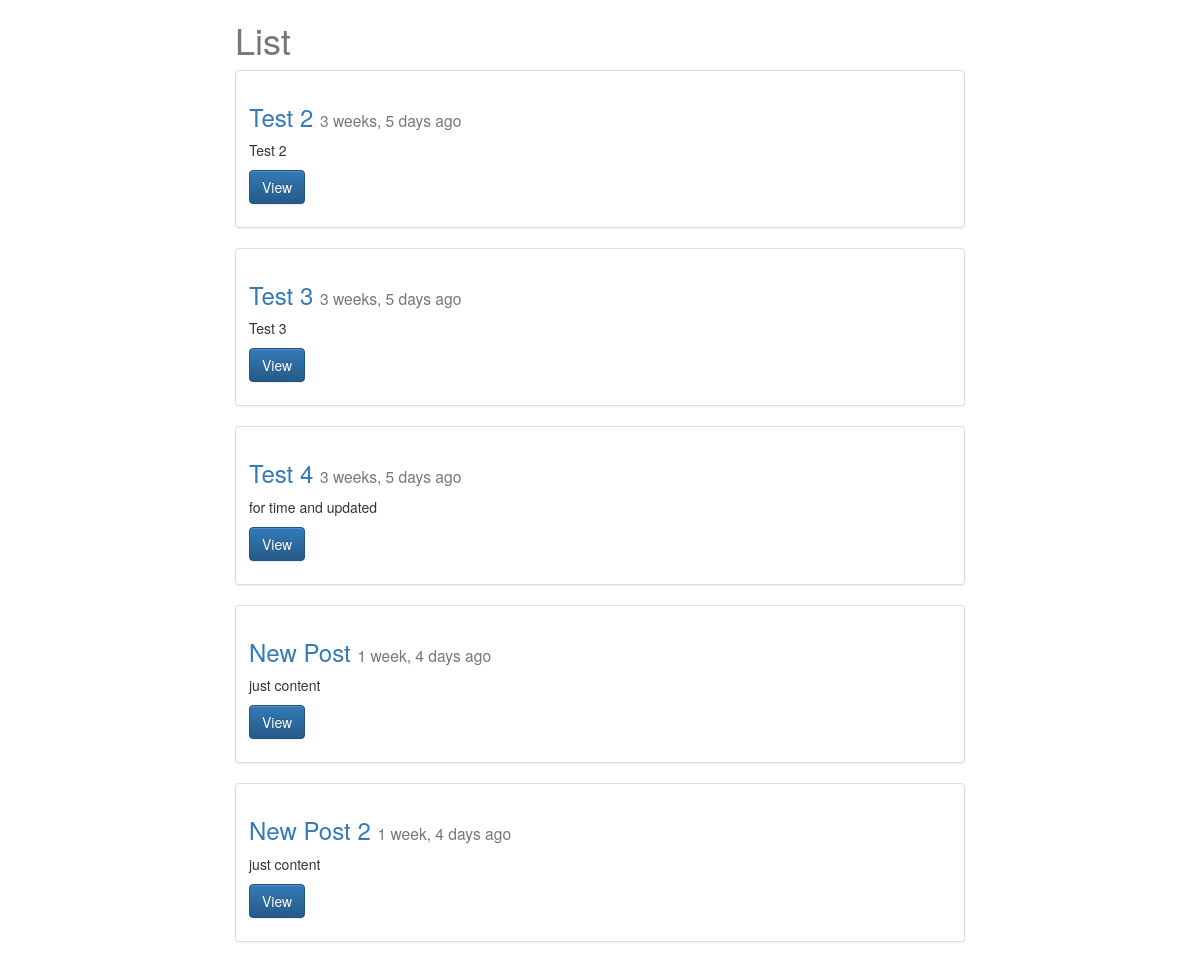
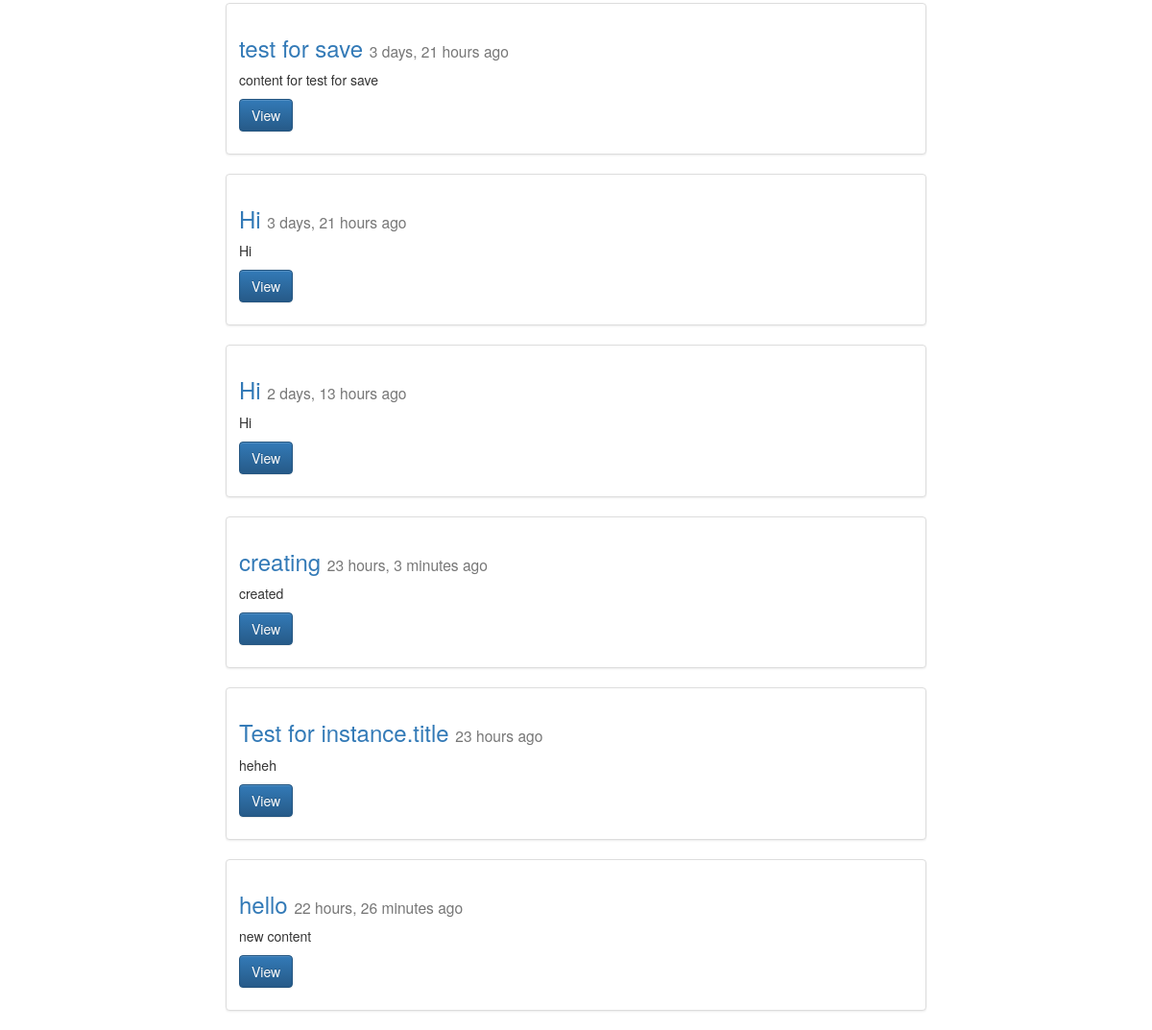
The app's page /posts/, older data (2 pictures, top to bottom).
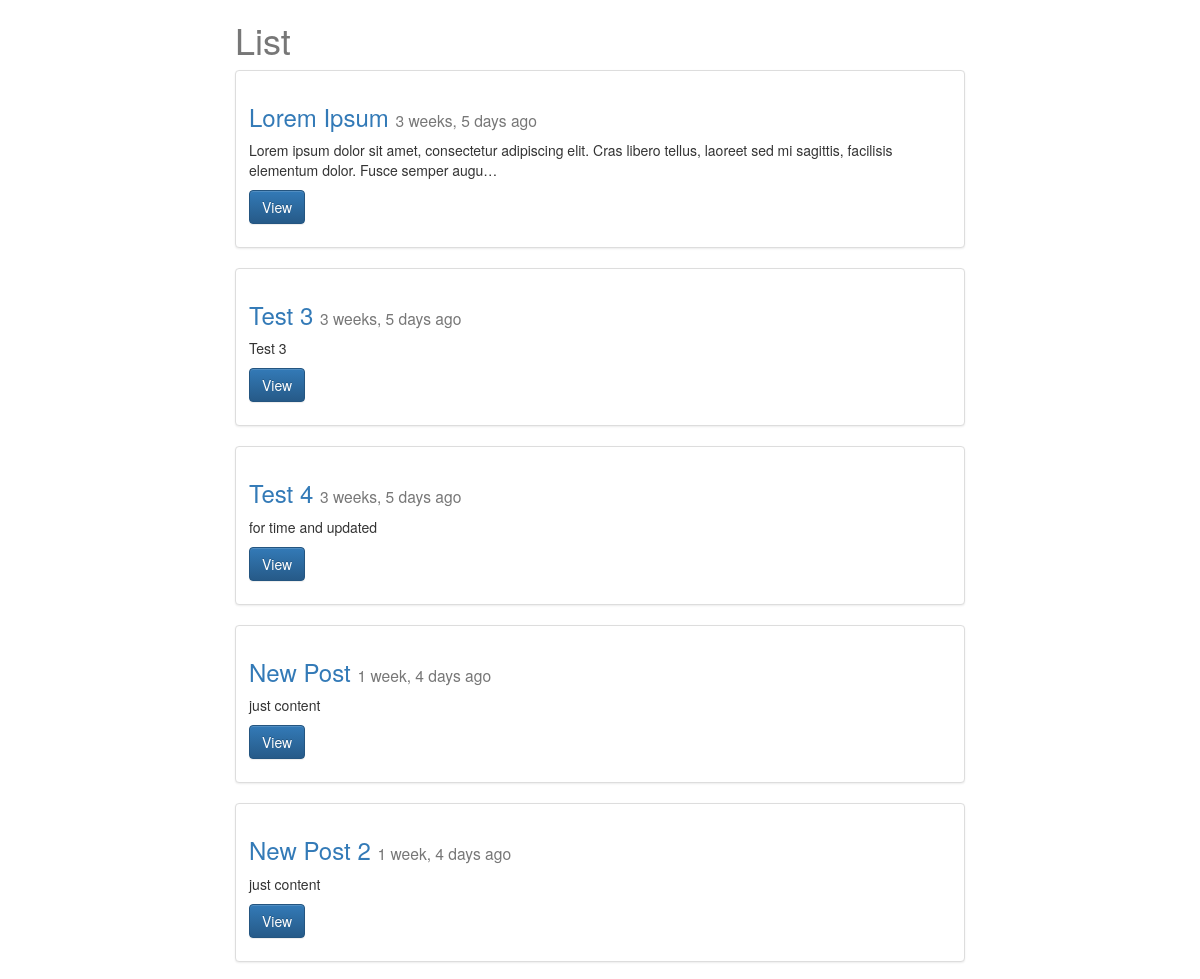
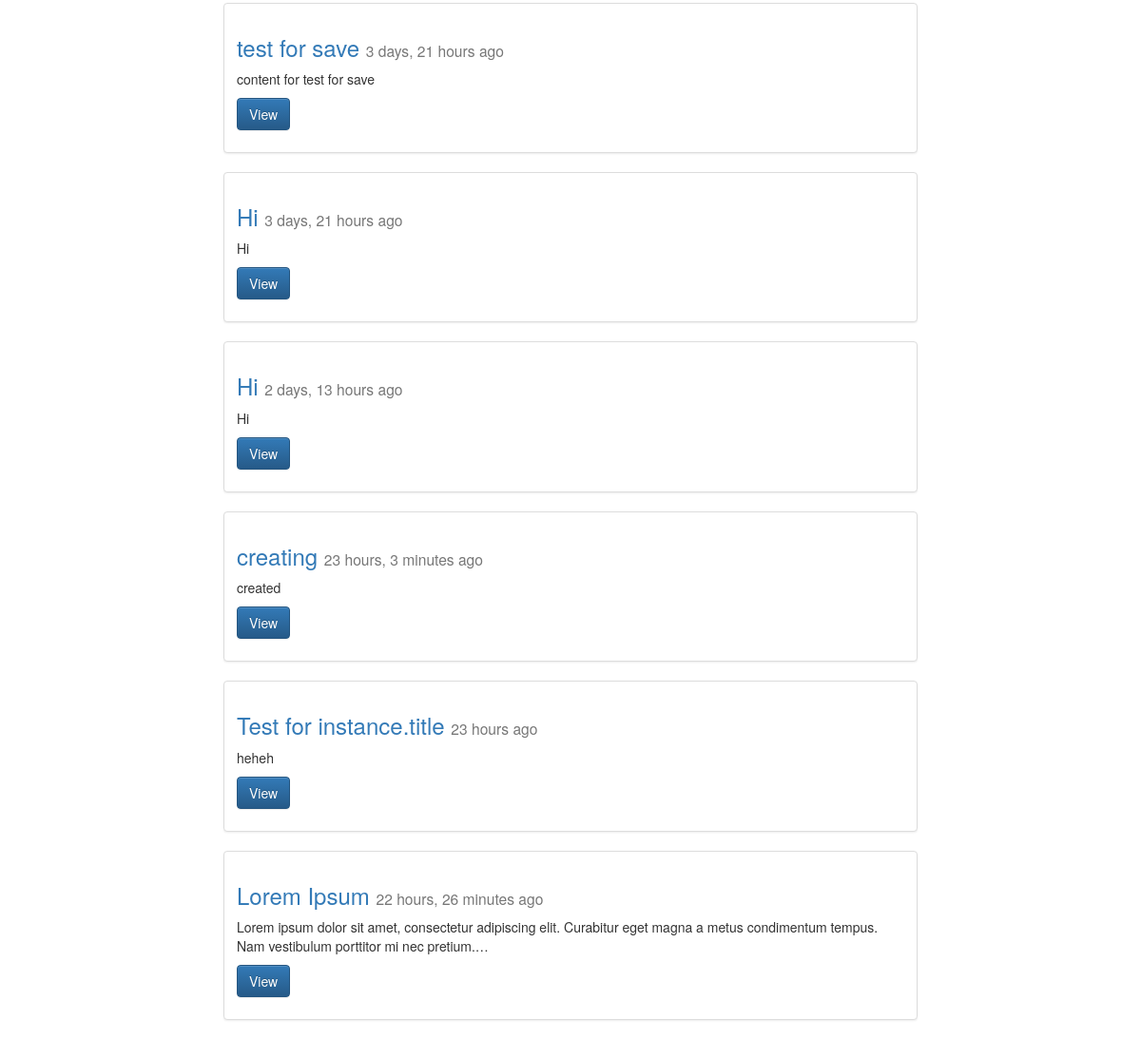
The same page, newer data (2 pictures, top to bottom).
### posts/models.py (models this page shows, shortened)
class Post(models.Model):
	title = models.CharField(max_length=120)
	content = models.TextField()
	updated = models.DateTimeField(auto_now=True, auto_now_add=False)
	timestamp = models.DateTimeField(auto_now=False, auto_now_add=True)
	def get_absolute_url (self):
		return reverse("posts:detail", kwargs={"id": self.id})

### posts/views.py (the view)
def post_list(request): #list
	queryset = Post.objects.all()
	context = {
		"object_list" : queryset,
		"title": "List"
	}
	return render(request, "post_list.html", context)

### templates/post_list.html
{% extends "base.html" %}
	{% block content %}
		<div class='col-sm-8 col-sm-offset-2'>
		<h1>{{ title }}</h1>
			{% for obj in object_list %}
			<div class="row">
				<div class="col-sm-12 ">
					<div class="thumbnail">
						<div class="caption">
							<h3><a href='{{ obj.get_absolute_url }}'>{{ obj.title }}</a> <small>{{ obj.timestamp|timesince }} ago</small> </h3>
							<p>{{ obj.content|linebreaks|truncatechars:150 }}</p>
							<p><a href="{{ obj.get_absolute_url }}" class="btn btn-primary" role="button">View</a> </p>
						</div>
					</div>
				</div>
			</div>
			{% endfor %}
		</div>
	{% endblock content %}

Row changes from the older to the newer data that the page shows:
changed Post: title "Test 2" → "Lorem Ipsum"; content "Test 2" → "Lorem ipsum dolor sit amet, consectetur adipiscing elit. Cras libero tellus, laoreet sed mi sagittis, facilisis elementum dolor. Fusce semper augu…"
changed Post: title "hello" → "Lorem Ipsum"; content "new content" → "Lorem ipsum dolor sit amet, consectetur adipiscing elit. Curabitur eget magna a metus condimentum tempus. Nam vestibulum porttitor mi nec pretium.…"
